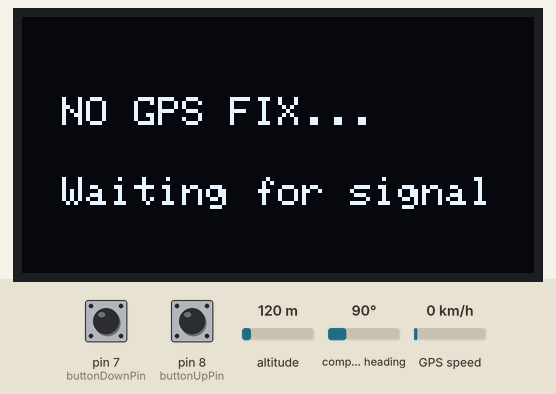
A sketch run on a simulated Arduino Mega 2560, built with avr-gcc and run on an emulated ATmega2560. On the bench: 128×64 one-colour display. The inputs (shaded band) are chosen by the test bench; at power-on: pin 7 (buttonDownPin) HIGH, pin 8 (buttonUpPin) HIGH, altitude 120 m, compass heading 90°, GPS speed 0 km/h. The GPS gets a fix after 3 s at 37.7749, -122.4194 with 8 satellites.

Above: at 1.6 s.
1.7 s: pin 7 (buttonDownPin) pulled LOW for 0.15 s
At 5.1 s:
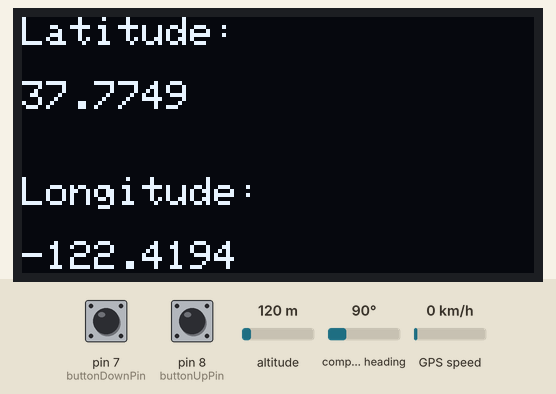
5.5 s: pin 8 (buttonUpPin) pulled LOW for 0.15 s
At 6.6 s:
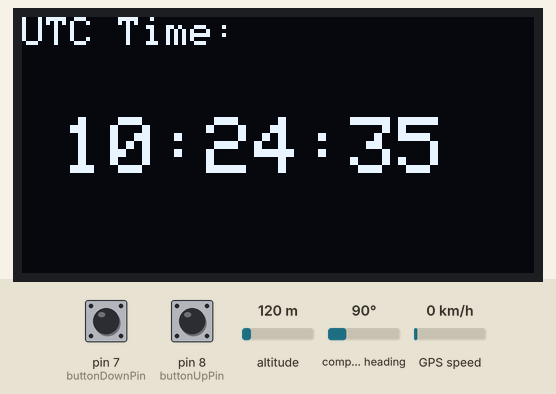
9.7 s: pin 8 (buttonUpPin) pulled LOW for 1 s
At 10.8 s:
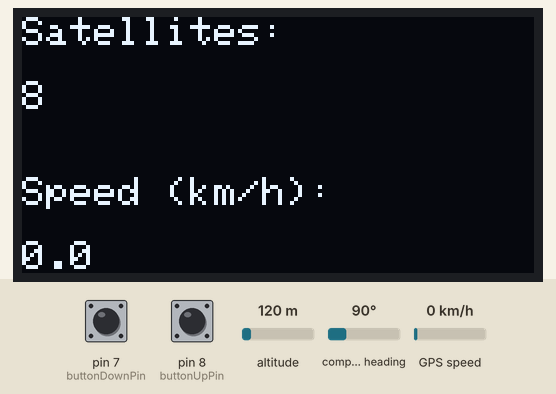
12.2 s: pin 8 (buttonUpPin) pulled LOW for 0.15 s
At 14.2 s:
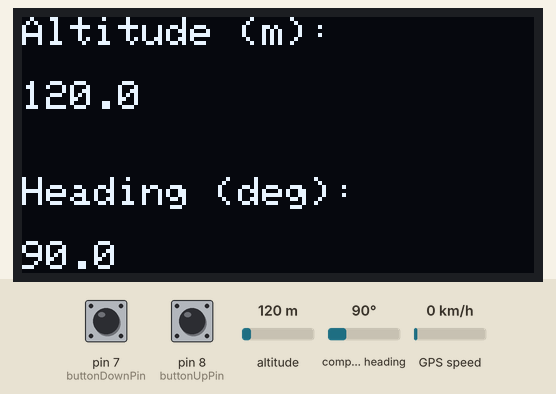
14.5 s: pin 8 (buttonUpPin) pulled LOW for 3.2 s
At 15.8 s:
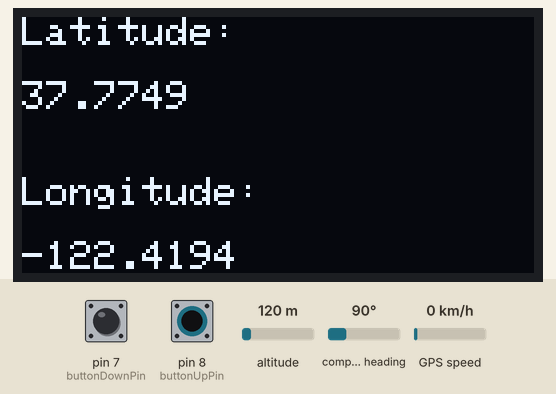
19.2 s: pin 7 (buttonDownPin) pulled LOW for 1 s
At 20.8 s:
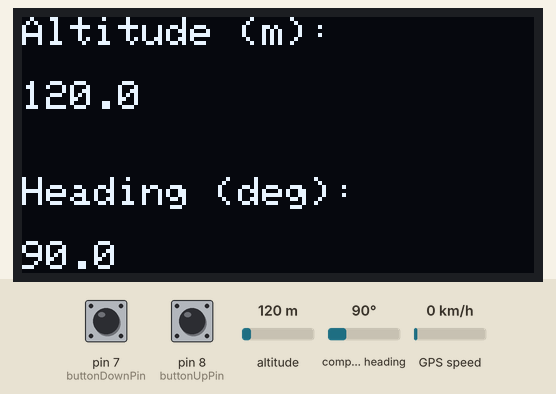
Timing chart, 0 to 22.3 s (numbered marks = the images above; inputs shaded):
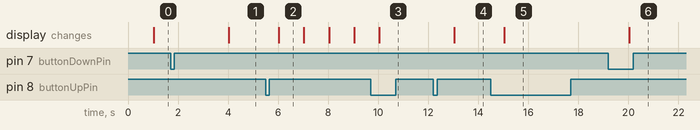

Measured:
- after the input at 1.7 s, the display: changes after 2.3 s (image 1)
- after the input at 5.5 s, the display: changes after 0.53 s (image 2)
- after the input at 9.7 s, the display: changes after 0.33 s (image 3)
- after the input at 12.2 s, the display: changes after 0.83 s (image 4)
- after the input at 14.5 s, the display: changes after 0.53 s (image 5)
- after the input at 19.2 s, the display: changes after 0.83 s (image 6)
- what the display in image 2 shows lasts 1.0 s, from 6.0 s to 7.0 s

The sketch:

gps_oled_mega.ino
```cpp
#include <TinyGPS.h>
#include <Adafruit_GFX.h>
#include <Adafruit_SH1106.h>

// OLED setup
#define OLED_RESET -1
Adafruit_SH1106 display(OLED_RESET);

// GPS setup (using Serial1 for Mega)
TinyGPS gps;

// Button pins
const int buttonDownPin = 7;
const int buttonUpPin = 8;

int screenNumber = 0;
unsigned long previousMillis = 0;
const long screenDelay = 1000;

void setup() {
  Serial.begin(9600);      // for debugging
  Serial1.begin(9600);     // GPS module on Serial1 (TX1/RX1 → Pins 18/19)

  pinMode(buttonDownPin, INPUT_PULLUP);
  pinMode(buttonUpPin, INPUT_PULLUP);

  display.begin(SH1106_SWITCHCAPVCC, 0x3C);
  display.clearDisplay();
  display.setTextColor(WHITE);

  display.setTextSize(1);
  display.setCursor(0, 0);
  display.println("Initializing GPS...");
  display.display();
}

void loop() {
  while (Serial1.available()) {
    gps.encode(Serial1.read());
  }

  unsigned long currentMillis = millis();
  if (currentMillis - previousMillis >= screenDelay) {
    previousMillis = currentMillis;
    displayScreen();
  }

  checkButtons();
}

void checkButtons() {
  static bool lastDown = HIGH, lastUp = HIGH;
  bool down = digitalRead(buttonDownPin);
  bool up = digitalRead(buttonUpPin);

  if (down == LOW && lastDown == HIGH) {
    screenNumber = (screenNumber + 1) % 4;
    delay(200);
  }
  if (up == LOW && lastUp == HIGH) {
    screenNumber = (screenNumber == 0) ? 3 : screenNumber - 1;
    delay(200);
  }

  lastDown = down;
  lastUp = up;
}

void displayScreen() {
  display.clearDisplay();
  display.setTextColor(WHITE);
  display.setCursor(0, 0);

  float lat, lon;
  unsigned long age;
  gps.f_get_position(&lat, &lon, &age);

  if (lat == TinyGPS::GPS_INVALID_F_ANGLE || lon == TinyGPS::GPS_INVALID_F_ANGLE || age > 5000) {
    display.setTextSize(1);
    display.setCursor(10, 20);
    display.println("NO GPS FIX...");
    display.setCursor(10, 40);
    display.println("Waiting for signal");
    display.display();
    return;
  }

  switch (screenNumber) {
    case 0: showTime(); break;
    case 1: showLatLon(lat, lon); break;
    case 2: showAltitudeHeading(); break;
    case 3: showSatellitesSpeed(); break;
  }

  display.display();
}

void showTime() {
  int year;
  byte month, day, hour, minute, second, hundredths;
  unsigned long age;

  gps.crack_datetime(&year, &month, &day, &hour, &minute, &second, &hundredths, &age);

  display.setTextSize(1);
  display.setCursor(0, 0);
  display.println("UTC Time:");

  display.setTextSize(2);
  display.setCursor(10, 25);
  if (hour < 10) display.print("0");
  display.print(hour); display.print(":");
  if (minute < 10) display.print("0");
  display.print(minute); display.print(":");
  if (second < 10) display.print("0");
  display.print(second);
}

void showLatLon(float lat, float lon) {
  display.setTextSize(1);
  display.setCursor(0, 0);
  display.println("Latitude:");
  display.setTextSize(1.5);
  display.setCursor(0, 16);
  display.print(lat, 4);

  display.setTextSize(1);
  display.setCursor(0, 40);
  display.println("Longitude:");
  display.setTextSize(1.5);
  display.setCursor(0, 56);
  display.print(lon, 4);
}

void showAltitudeHeading() {
  display.setTextSize(1);
  display.setCursor(0, 0);
  display.println("Altitude (m):");
  display.setTextSize(1.5);
  display.setCursor(0, 16);
  float alt = gps.f_altitude();
  if (alt == TinyGPS::GPS_INVALID_F_ALTITUDE)
    display.print("Invalid");
  else
    display.print(alt, 1);

  display.setTextSize(1);
  display.setCursor(0, 40);
  display.println("Heading (deg):");
  display.setTextSize(1.5);
  display.setCursor(0, 56);
  float head = gps.f_course();
  if (head == TinyGPS::GPS_INVALID_F_ANGLE)
    display.print("Invalid");
  else
    display.print(head, 1);
}

void showSatellitesSpeed() {
  int sats = gps.satellites();
  float spd = gps.f_speed_kmph();

  display.setTextSize(1);
  display.setCursor(0, 0);
  display.println("Satellites:");
  display.setTextSize(1.5);
  display.setCursor(0, 16);
  if (sats == TinyGPS::GPS_INVALID_SATELLITES)
    display.print("N/A");
  else
    display.print(sats);

  display.setTextSize(1);
  display.setCursor(0, 40);
  display.println("Speed (km/h):");
  display.setTextSize(1.5);
  display.setCursor(0, 56);
  if (spd == TinyGPS::GPS_INVALID_F_SPEED)
    display.print("N/A");
  else
    display.print(spd, 1);
}
```
